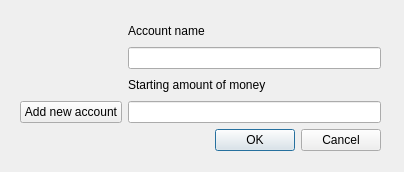
<?xml version="1.0" encoding="UTF-8"?>
<ui version="4.0">
 <class>dialogCreateNewAccount</class>
 <widget class="QDialog" name="dialogCreateNewAccount">
  <property name="enabled">
   <bool>true</bool>
  </property>
  <property name="geometry">
   <rect>
    <x>0</x>
    <y>0</y>
    <width>404</width>
    <height>172</height>
   </rect>
  </property>
  <property name="sizePolicy">
   <sizepolicy hsizetype="Expanding" vsizetype="Expanding">
    <horstretch>0</horstretch>
    <verstretch>0</verstretch>
   </sizepolicy>
  </property>
  <property name="minimumSize">
   <size>
    <width>400</width>
    <height>170</height>
   </size>
  </property>
  <property name="windowTitle">
   <string>CreateNewAccount</string>
  </property>
  <property name="sizeGripEnabled">
   <bool>false</bool>
  </property>
  <property name="modal">
   <bool>false</bool>
  </property>
  <widget class="QWidget" name="">
   <property name="geometry">
    <rect>
     <x>20</x>
     <y>20</y>
     <width>361</width>
     <height>131</height>
    </rect>
   </property>
   <layout class="QVBoxLayout" name="verticalLayout">
    <property name="sizeConstraint">
     <enum>QLayout::SetNoConstraint</enum>
    </property>
    <item>
     <layout class="QGridLayout" name="gridLayout">
      <property name="sizeConstraint">
       <enum>QLayout::SetNoConstraint</enum>
      </property>
      <item row="0" column="1">
       <widget class="QLabel" name="labelAccountName">
        <property name="text">
         <string>Account name</string>
        </property>
        <property name="buddy">
         <cstring>inputAccountName</cstring>
        </property>
       </widget>
      </item>
      <item row="1" column="1">
       <widget class="QLineEdit" name="inputAccountName"/>
      </item>
      <item row="2" column="1">
       <widget class="QLabel" name="labelFirstAmount">
        <property name="text">
         <string>Starting amount of money</string>
        </property>
        <property name="buddy">
         <cstring>inputInitialAmount</cstring>
        </property>
       </widget>
      </item>
      <item row="3" column="0">
       <widget class="QPushButton" name="buttonAddNewAccount">
        <property name="text">
         <string>Add new account</string>
        </property>
       </widget>
      </item>
      <item row="3" column="1">
       <widget class="QLineEdit" name="inputInitialAmount"/>
      </item>
     </layout>
    </item>
    <item>
     <widget class="QDialogButtonBox" name="buttonBox">
      <property name="orientation">
       <enum>Qt::Horizontal</enum>
      </property>
      <property name="standardButtons">
       <set>QDialogButtonBox::Cancel|QDialogButtonBox::Ok</set>
      </property>
     </widget>
    </item>
   </layout>
  </widget>
  <zorder>buttonBox</zorder>
  <zorder>labelAccountName</zorder>
  <zorder>buttonAddNewAccount</zorder>
  <zorder>inputAccountName</zorder>
  <zorder>inputInitialAmount</zorder>
  <zorder>labelFirstAmount</zorder>
  <zorder>buttonBox</zorder>
  <zorder>buttonBox</zorder>
  <zorder>buttonBox</zorder>
  <zorder>buttonAddNewAccount</zorder>
  <zorder>inputAccountName</zorder>
  <zorder>labelAccountName</zorder>
  <zorder>inputInitialAmount</zorder>
  <zorder>labelFirstAmount</zorder>
 </widget>
 <resources/>
 <connections>
  <connection>
   <sender>buttonBox</sender>
   <signal>accepted()</signal>
   <receiver>dialogCreateNewAccount</receiver>
   <slot>accept()</slot>
   <hints>
    <hint type="sourcelabel">
     <x>248</x>
     <y>254</y>
    </hint>
    <hint type="destinationlabel">
     <x>157</x>
     <y>274</y>
    </hint>
   </hints>
  </connection>
  <connection>
   <sender>buttonBox</sender>
   <signal>rejected()</signal>
   <receiver>dialogCreateNewAccount</receiver>
   <slot>reject()</slot>
   <hints>
    <hint type="sourcelabel">
     <x>316</x>
     <y>260</y>
    </hint>
    <hint type="destinationlabel">
     <x>286</x>
     <y>274</y>
    </hint>
   </hints>
  </connection>
 </connections>
</ui>
